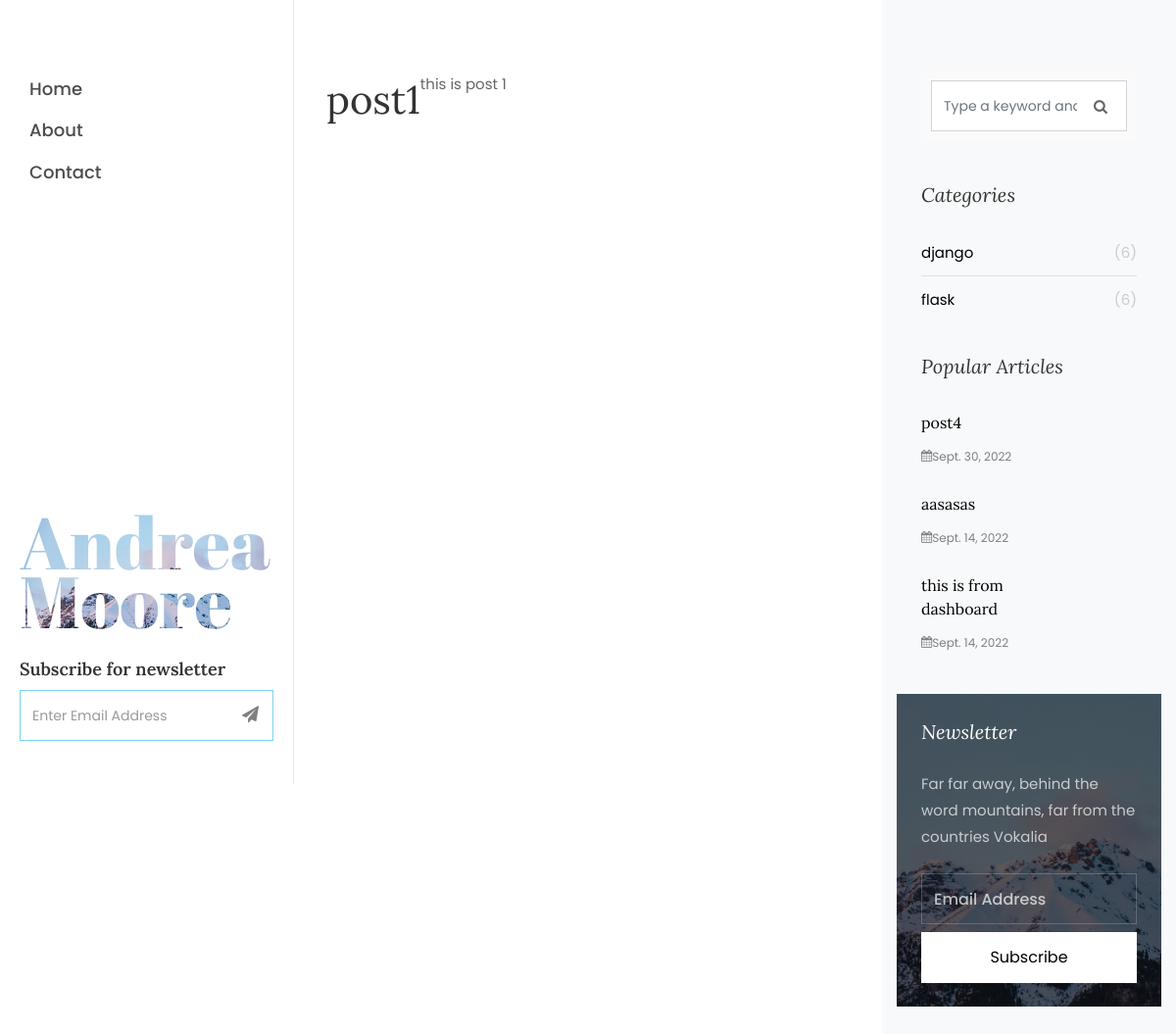
The app's page /single/1 with its own data.
### blog/models.py (models this page shows, shortened)
class Post(models.Model):
    title=models.CharField(max_length=120)
    category_name=models.ForeignKey(Category, on_delete=models.CASCADE)
    description=HTMLField()
    date=models.DateField()

class Category(models.Model):
    category_name=models.CharField(max_length=120)

### blog/views.py (the view)
# urls.py: path("single/<int:post_id>",views.single,name="single"),
def single(request,post_id):
    post=Post.objects.filter(id=post_id).first()
    posts=Post.objects.order_by("-date")
    categories=Category.objects.all()
    return render(request,"single.html",{
        "post":post,
        "posts":posts,
        "categories":categories
    })

### blog/templates/single.html (shortened to what this page needs)
{% extends "base.html" %}
{% load static %}
{% block content %}
<div id="colorlib-main">
	<section class="ftco-section ftco-no-pt ftco-no-pb">
		<div class="container">
			<div class="row d-flex">
				<div class="col-lg-8 px-md-5 py-5">
					<div class="row pt-md-4">
						<h1 class="mb-3">{{ post.title }}</h1>
						<p>
							{{ post.description|safe }}
						</p>
						<br>
					</div>
				</div>
				<div class="col-xl-4 sidebar ftco-animate bg-light pt-5">
					<div class="sidebar-box pt-md-4">
						<form action="#" class="search-form">
							<div class="form-group">
								<span class="icon icon-search"></span>
								<input type="text" class="form-control" placeholder="Type a keyword and hit enter">
							</div>
						</form>
					</div>
					<div class="sidebar-box ftco-animate">
						<h3 class="sidebar-heading">Categories</h3>
						<ul class="categories">
							{% for c in categories %}
							<li><a href="#">{{ c.category_name }} <span>(6)</span></a></li>
							{% endfor %}
						</ul>
					</div>
					<div class="sidebar-box ftco-animate">
						<h3 class="sidebar-heading">Popular Articles</h3>
						{% for post in posts|slice:3 %}
						<div class="block-21 mb-4 d-flex">
							<div class="text">
								<h3 class="heading"><a href={% url "single" post.id %}>{{ post.title }}</a></h3>
								<div class="meta">
									<div><a href="#"><span class="icon-calendar"></span>{{ post.date }}</a></div>
								</div>
							</div>
						</div>
						{% endfor %}
					</div>
					<div class="sidebar-box subs-wrap img py-4" style="background-image: url(images/bg_1.jpg);">
						<div class="overlay"></div>
						<h3 class="mb-4 sidebar-heading">Newsletter</h3>
						<p class="mb-4">Far far away, behind the word mountains, far from the countries Vokalia
						</p>
						<form action="#" class="subscribe-form">
							<div class="form-group">
								<input type="text" class="form-control" placeholder="Email Address">
								<input type="submit" value="Subscribe" class="mt-2 btn btn-white submit">
							</div>
						</form>
					</div>
				</div>
			</div>
			</div>
		</div>
</div>
{% endblock %}

### blog/static/css/icomoon.css (style rules this page uses)
[class^="icon-"], [class*=" icon-"] { font-family: 'icomoon' !important; speak: none; font-style: normal; font-weight: normal; font-variant: normal; text-transform: none; line-height: 1; -webkit-font-smoothing: antialiased; -moz-osx-font-smoothing: grayscale; }
.icon-search:before { content: "\f002"; }
.icon-calendar:before { content: "\f073"; }

### records on screen
Post: title "post1", description "this is post 1"
Category: category_name "django"
Category: category_name "flask"
Post: title "post4", date "Sept. 30, 2022"
Post: title "aasasas", date "Sept. 14, 2022"
Post: title "this is from dashboard", date "Sept. 14, 2022"
